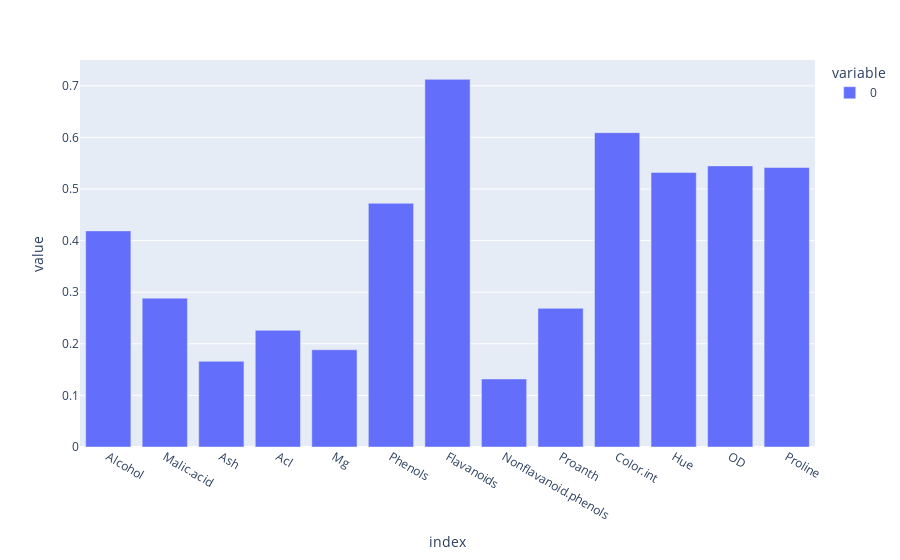

The code cell stored with this chart in its notebook:
### Code cell
import plotly.express as px
px.bar(mutual_info)

### Figure 1 — Plotly figure (JSON) as saved in the notebook; plotly's stock layout.template omitted (floating-point values rounded to 4 significant figures)
{"data": [{"alignmentgroup": "True", "hovertemplate": "variable=0<br>index=%{x}<br>value=%{y}<extra></extra>", "legendgroup": "0", "marker": {"color": "#636efa", "pattern": {"shape": ""}}, "name": "0", "offsetgroup": "0", "orientation": "v", "showlegend": true, "textposition": "auto", "type": "bar", "x": ["Alcohol", "Malic.acid", "Ash", "Acl", "Mg", "Phenols", "Flavanoids", "Nonflavanoid.phenols", "Proanth", "Color.int", "Hue", "OD", "Proline"], "xaxis": "x", "y": [0.4188, 0.2885, 0.1661, 0.2262, 0.1885, 0.4723, 0.7125, 0.1318, 0.2687, 0.6093, 0.5322, 0.5448, 0.5416], "yaxis": "y"}], "layout": {"barmode": "relative", "legend": {"title": {"text": "variable"}, "tracegroupgap": 0}, "margin": {"t": 60}, "xaxis": {"anchor": "y", "domain": [0, 1], "title": {"text": "index"}}, "yaxis": {"anchor": "x", "domain": [0, 1], "title": {"text": "value"}}}}
